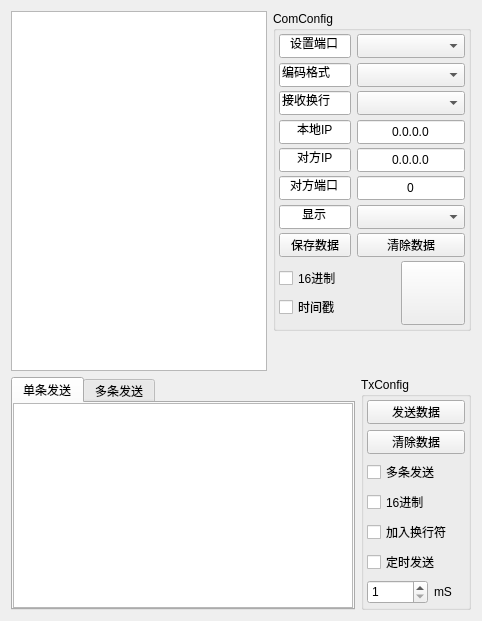
      <widget class="QWidget" name="TcpServer">
       <attribute name="title">
        <string>TcpServer</string>
       </attribute>
       <layout class="QGridLayout" name="gridLayout_41">
        <item row="0" column="0">
         <layout class="QGridLayout" name="gridLayout_40">
          <item row="0" column="0" rowspan="2">
           <widget class="vPlainTextEdit" name="plainTextTcpServer">
            <property name="plainText">
             <string/>
            </property>
           </widget>
          </item>
          <item row="0" column="1">
           <widget class="QGroupBox" name="groupBox2_2">
            <property name="minimumSize">
             <size>
              <width>192</width>
              <height>0</height>
             </size>
            </property>
            <property name="maximumSize">
             <size>
              <width>224</width>
              <height>320</height>
             </size>
            </property>
            <property name="toolTip">
             <string/>
            </property>
            <property name="title">
             <string>ComConfig</string>
            </property>
            <layout class="QGridLayout" name="gridLayout_37">
             <property name="leftMargin">
              <number>3</number>
             </property>
             <property name="topMargin">
              <number>3</number>
             </property>
             <property name="rightMargin">
              <number>3</number>
             </property>
             <property name="bottomMargin">
              <number>3</number>
             </property>
             <item row="1" column="0">
              <layout class="QGridLayout" name="gridLayout_38">
               <property name="spacing">
                <number>0</number>
               </property>
               <item row="0" column="0">
                <layout class="QGridLayout" name="gridLayoutCom2_2">
                 <item row="0" column="0">
                  <widget class="QCheckBox" name="vSreverRxHex">
                   <property name="minimumSize">
                    <size>
                     <width>72</width>
                     <height>24</height>
                    </size>
                   </property>
                   <property name="maximumSize">
                    <size>
                     <width>72</width>
                     <height>24</height>
                    </size>
                   </property>
                   <property name="text">
                    <string>16进制</string>
                   </property>
                  </widget>
                 </item>
                 <item row="1" column="0">
                  <widget class="QCheckBox" name="vSreverRxTim">
                   <property name="minimumSize">
                    <size>
                     <width>72</width>
                     <height>24</height>
                    </size>
                   </property>
                   <property name="maximumSize">
                    <size>
                     <width>72</width>
                     <height>24</height>
                    </size>
                   </property>
                   <property name="text">
                    <string>时间戳</string>
                   </property>
                  </widget>
                 </item>
                </layout>
               </item>
               <item row="0" column="1">
                <layout class="QGridLayout" name="gridLayout_39">
                 <item row="0" column="0">
                  <spacer name="horizontalSpacer_5">
                   <property name="orientation">
                    <enum>Qt::Horizontal</enum>
                   </property>
                   <property name="sizeHint" stdset="0">
                    <size>
                     <width>30</width>
                     <height>20</height>
                    </size>
                   </property>
                  </spacer>
                 </item>
                 <item row="0" column="1">
                  <widget class="QPushButton" name="vServerOpen">
                   <property name="minimumSize">
                    <size>
                     <width>64</width>
                     <height>64</height>
                    </size>
                   </property>
                   <property name="maximumSize">
                    <size>
                     <width>64</width>
                     <height>64</height>
                    </size>
                   </property>
                   <property name="text">
                    <string/>
                   </property>
                   <property name="checkable">
                    <bool>true</bool>
                   </property>
                  </widget>
                 </item>
                </layout>
               </item>
              </layout>
             </item>
             <item row="0" column="0">
              <layout class="QGridLayout" name="gridLayout_36">
               <item row="5" column="0">
                <widget class="QLineEdit" name="lineEditCom1_4">
                 <property name="minimumSize">
                  <size>
                   <width>72</width>
                   <height>24</height>
                  </size>
                 </property>
                 <property name="maximumSize">
                  <size>
                   <width>72</width>
                   <height>16777215</height>
                  </size>
                 </property>
                 <property name="text">
                  <string>对方端口</string>
                 </property>
                 <property name="alignment">
                  <set>Qt::AlignCenter</set>
                 </property>
                 <property name="readOnly">
                  <bool>true</bool>
                 </property>
                </widget>
               </item>
               <item row="3" column="0">
                <widget class="QLineEdit" name="lineEdit_17">
                 <property name="minimumSize">
                  <size>
                   <width>72</width>
                   <height>24</height>
                  </size>
                 </property>
                 <property name="maximumSize">
                  <size>
                   <width>72</width>
                   <height>24</height>
                  </size>
                 </property>
                 <property name="text">
                  <string>本地IP</string>
                 </property>
                 <property name="alignment">
                  <set>Qt::AlignCenter</set>
                 </property>
                </widget>
               </item>
               <item row="0" column="1">
                <widget class="vCombox" name="comboBoxServer1">
                 <property name="minimumSize">
                  <size>
                   <width>0</width>
                   <height>24</height>
                  </size>
                 </property>
                 <property name="maximumSize">
                  <size>
                   <width>16777215</width>
                   <height>24</height>
                  </size>
                 </property>
                </widget>
               </item>
               <item row="3" column="1">
                <widget class="QLineEdit" name="comboBoxServer2">
                 <property name="minimumSize">
                  <size>
                   <width>72</width>
                   <height>24</height>
                  </size>
                 </property>
                 <property name="maximumSize">
                  <size>
                   <width>16777215</width>
                   <height>16777215</height>
                  </size>
                 </property>
                 <property name="text">
                  <string>0.0.0.0</string>
                 </property>
                 <property name="alignment">
                  <set>Qt::AlignCenter</set>
                 </property>
                 <property name="readOnly">
                  <bool>true</bool>
                 </property>
                </widget>
               </item>
               <item row="0" column="0">
                <widget class="QLineEdit" name="lineEditCom1_2">
                 <property name="minimumSize">
                  <size>
                   <width>72</width>
                   <height>24</height>
                  </size>
                 </property>
                 <property name="maximumSize">
                  <size>
                   <width>72</width>
                   <height>16777215</height>
                  </size>
                 </property>
                 <property name="text">
                  <string>设置端口</string>
                 </property>
                 <property name="alignment">
                  <set>Qt::AlignCenter</set>
                 </property>
                 <property name="readOnly">
                  <bool>true</bool>
                 </property>
                </widget>
               </item>
               <item row="7" column="0">
                <widget class="QLineEdit" name="lineEditCom1_5">
                 <property name="minimumSize">
                  <size>
                   <width>72</width>
                   <height>24</height>
                  </size>
                 </property>
                 <property name="maximumSize">
                  <size>
                   <width>72</width>
                   <height>16777215</height>
                  </size>
                 </property>
                 <property name="text">
                  <string>显示</string>
                 </property>
                 <property name="alignment">
                  <set>Qt::AlignCenter</set>
                 </property>
                 <property name="readOnly">
                  <bool>true</bool>
                 </property>
                </widget>
               </item>
               <item row="9" column="1">
                <widget class="QPushButton" name="vServerClear">
                 <property name="minimumSize">
                  <size>
                   <width>0</width>
                   <height>24</height>
                  </size>
                 </property>
                 <property name="maximumSize">
                  <size>
                   <width>16777215</width>
                   <height>24</height>
                  </size>
                 </property>
                 <property name="text">
                  <string>清除数据</string>
                 </property>
                </widget>
               </item>
               <item row="1" column="0">
                <widget class="QLineEdit" name="lineEdit_18">
                 <property name="minimumSize">
                  <size>
                   <width>72</width>
                   <height>24</height>
                  </size>
                 </property>
                 <property name="maximumSize">
                  <size>
                   <width>72</width>
                   <height>24</height>
                  </size>
                 </property>
                 <property name="sizeIncrement">
                  <size>
                   <width>0</width>
                   <height>-1</height>
                  </size>
                 </property>
                 <property name="text">
                  <string>编码格式</string>
                 </property>
                </widget>
               </item>
               <item row="5" column="1">
                <widget class="QLineEdit" name="comboBoxServer4">
                 <property name="minimumSize">
                  <size>
                   <width>72</width>
                   <height>24</height>
                  </size>
                 </property>
                 <property name="maximumSize">
                  <size>
                   <width>16777215</width>
                   <height>16777215</height>
                  </size>
                 </property>
                 <property name="text">
                  <string>0</string>
                 </property>
                 <property name="alignment">
                  <set>Qt::AlignCenter</set>
                 </property>
                 <property name="readOnly">
                  <bool>true</bool>
                 </property>
                </widget>
               </item>
               <item row="7" column="1">
                <widget class="vCombox" name="comboBoxServer5">
                 <property name="minimumSize">
                  <size>
                   <width>0</width>
                   <height>24</height>
                  </size>
                 </property>
                 <property name="maximumSize">
                  <size>
                   <width>16777215</width>
                   <height>24</height>
                  </size>
                 </property>
                </widget>
               </item>
               <item row="4" column="0">
                <widget class="QLineEdit" name="lineEditCom1_3">
                 <property name="minimumSize">
                  <size>
                   <width>72</width>
                   <height>24</height>
                  </size>
                 </property>
                 <property name="maximumSize">
                  <size>
                   <width>72</width>
                   <height>16777215</height>
                  </size>
                 </property>
                 <property name="text">
                  <string>对方IP</string>
                 </property>
                 <property name="alignment">
                  <set>Qt::AlignCenter</set>
                 </property>
                 <property name="readOnly">
                  <bool>true</bool>
                 </property>
                </widget>
               </item>
               <item row="9" column="0">
                <widget class="QPushButton" name="vServerSave">
                 <property name="minimumSize">
                  <size>
                   <width>72</width>
                   <height>24</height>
                  </size>
                 </property>
                 <property name="maximumSize">
                  <size>
                   <width>72</width>
                   <height>24</height>
                  </size>
                 </property>
                 <property name="text">
                  <string>保存数据</string>
                 </property>
                </widget>
               </item>
               <item row="1" column="1">
                <widget class="QComboBox" name="comboBoxServer6">
                 <property name="minimumSize">
                  <size>
                   <width>0</width>
                   <height>24</height>
                  </size>
                 </property>
                 <property name="maximumSize">
                  <size>
                   <width>16777215</width>
                   <height>24</height>
                  </size>
                 </property>
                </widget>
               </item>
               <item row="4" column="1">
                <widget class="QLineEdit" name="comboBoxServer3">
                 <property name="minimumSize">
                  <size>
                   <width>72</width>
                   <height>24</height>
                  </size>
                 </property>
                 <property name="text">
                  <string>0.0.0.0</string>
                 </property>
                 <property name="alignment">
                  <set>Qt::AlignCenter</set>
                 </property>
                </widget>
               </item>
               <item row="2" column="0">
                <widget class="QLineEdit" name="lineEdit_19">
                 <property name="minimumSize">
                  <size>
                   <width>72</width>
                   <height>24</height>
                  </size>
                 </property>
                 <property name="maximumSize">
                  <size>
                   <width>72</width>
                   <height>24</height>
                  </size>
                 </property>
                 <property name="text">
                  <string>接收换行</string>
                 </property>
                </widget>
               </item>
               <item row="2" column="1">
                <widget class="QComboBox" name="comboBoxTcpL">
                 <property name="minimumSize">
                  <size>
                   <width>0</width>
                   <height>24</height>
                  </size>
                 </property>
                 <property name="maximumSize">
                  <size>
                   <width>16777215</width>
                   <height>24</height>
                  </size>
                 </property>
                </widget>
               </item>
              </layout>
             </item>
            </layout>
           </widget>
          </item>
          <item row="1" column="1">
           <spacer name="verticalSpacer_3">
            <property name="orientation">
             <enum>Qt::Vertical</enum>
            </property>
            <property name="sizeHint" stdset="0">
             <size>
              <width>20</width>
              <height>40</height>
             </size>
            </property>
           </spacer>
          </item>
         </layout>
        </item>
        <item row="1" column="0">
         <widget class="QWidget" name="wid" native="true">
          <property name="maximumSize">
           <size>
            <width>16777215</width>
            <height>238</height>
           </size>
          </property>
          <layout class="QGridLayout" name="gridLayout_35">
           <property name="leftMargin">
            <number>0</number>
           </property>
           <property name="topMargin">
            <number>0</number>
           </property>
           <property name="rightMargin">
            <number>0</number>
           </property>
           <property name="bottomMargin">
            <number>0</number>
           </property>
           <item row="0" column="0">
            <widget class="QTabWidget" name="tabWidgetTcp">
             <property name="currentIndex">
              <number>0</number>
             </property>
             <widget class="QWidget" name="TcpServerTx1">
              <attribute name="title">
               <string>单条发送</string>
              </attribute>
              <layout class="QGridLayout" name="gridLayout_32">
               <property name="leftMargin">
                <number>0</number>
               </property>
               <property name="topMargin">
                <number>0</number>
               </property>
               <property name="rightMargin">
                <number>0</number>
               </property>
               <property name="bottomMargin">
                <number>0</number>
               </property>
               <property name="spacing">
                <number>0</number>
               </property>
               <item row="0" column="0">
                <widget class="vQTextEdit" name="textEdit"/>
               </item>
              </layout>
             </widget>
             <widget class="QWidget" name="TcpServerTx2">
              <attribute name="title">
               <string>多条发送</string>
              </attribute>
              <layout class="QGridLayout" name="gridLayout_31">
               <property name="leftMargin">
                <number>0</number>
               </property>
               <property name="topMargin">
                <number>0</number>
               </property>
               <property name="rightMargin">
                <number>0</number>
               </property>
               <property name="bottomMargin">
                <number>0</number>
               </property>
               <property name="spacing">
                <number>0</number>
               </property>
               <item row="0" column="0">
                <widget class="QScrollArea" name="scrollArea_2">
                 <property name="widgetResizable">
                  <bool>true</bool>
                 </property>
                 <widget class="QWidget" name="scrollAreaWidgetContents_5">
                  <property name="geometry">
                   <rect>
                    <x>0</x>
                    <y>0</y>
                    <width>98</width>
                    <height>28</height>
                   </rect>
                  </property>
                 </widget>
                </widget>
               </item>
              </layout>
             </widget>
            </widget>
           </item>
           <item row="0" column="1">
            <widget class="QGroupBox" name="vQGroupBoxTcpSer">
             <property name="minimumSize">
              <size>
               <width>110</width>
               <height>229</height>
              </size>
             </property>
             <property name="title">
              <string>TxConfig</string>
             </property>
             <layout class="QGridLayout" name="gridLayout_33">
              <property name="leftMargin">
               <number>3</number>
              </property>
              <property name="topMargin">
               <number>3</number>
              </property>
              <property name="rightMargin">
               <number>3</number>
              </property>
              <property name="bottomMargin">
               <number>3</number>
              </property>
              <property name="spacing">
               <number>6</number>
              </property>
              <item row="0" column="0">
               <widget class="QPushButton" name="vTcpServerTx1">
                <property name="minimumSize">
                 <size>
                  <width>0</width>
                  <height>24</height>
                 </size>
                </property>
                <property name="maximumSize">
                 <size>
                  <width>16777215</width>
                  <height>24</height>
                 </size>
                </property>
                <property name="text">
                 <string>发送数据</string>
                </property>
               </widget>
              </item>
              <item row="1" column="0">
               <widget class="QPushButton" name="vTcpServerTx2">
                <property name="minimumSize">
                 <size>
                  <width>0</width>
                  <height>24</height>
                 </size>
                </property>
                <property name="maximumSize">
                 <size>
                  <width>16777215</width>
                  <height>24</height>
                 </size>
                </property>
                <property name="text">
                 <string>清除数据</string>
                </property>
               </widget>
              </item>
              <item row="2" column="0">
               <widget class="QCheckBox" name="vTcpServerTxs">
                <property name="minimumSize">
                 <size>
                  <width>0</width>
                  <height>24</height>
                 </size>
                </property>
                <property name="maximumSize">
                 <size>
                  <width>16777215</width>
                  <height>24</height>
                 </size>
                </property>
                <property name="text">
                 <string>多条发送</string>
                </property>
               </widget>
              </item>
              <item row="3" column="0">
               <widget class="QCheckBox" name="vTcpServerTxHex">
                <property name="minimumSize">
                 <size>
                  <width>0</width>
                  <height>24</height>
                 </size>
                </property>
                <property name="maximumSize">
                 <size>
                  <width>16777215</width>
                  <height>24</height>
                 </size>
                </property>
                <property name="text">
                 <string>16进制</string>
                </property>
               </widget>
              </item>
              <item row="4" column="0">
               <widget class="QCheckBox" name="vTcpServeradd">
                <property name="minimumSize">
                 <size>
                  <width>0</width>
                  <height>24</height>
                 </size>
                </property>
                <property name="maximumSize">
                 <size>
                  <width>16777215</width>
                  <height>24</height>
                 </size>
                </property>
                <property name="text">
                 <string>加入换行符</string>
                </property>
               </widget>
              </item>
              <item row="5" column="0">
               <widget class="QCheckBox" name="vTcpServerTimer">
                <property name="minimumSize">
                 <size>
                  <width>0</width>
                  <height>24</height>
                 </size>
                </property>
                <property name="maximumSize">
                 <size>
                  <width>16777215</width>
                  <height>24</height>
                 </size>
                </property>
                <property name="text">
                 <string>定时发送</string>
                </property>
               </widget>
              </item>
              <item row="6" column="0">
               <layout class="QGridLayout" name="gridLayout_34">
                <item row="0" column="0">
                 <widget class="QSpinBox" name="vTcpServerTimCnt">
                  <property name="minimumSize">
                   <size>
                    <width>0</width>
                    <height>24</height>
                   </size>
                  </property>
                  <property name="maximumSize">
                   <size>
                    <width>16777215</width>
                    <height>24</height>
                   </size>
                  </property>
                  <property name="minimum">
                   <number>1</number>
                  </property>
                  <property name="maximum">
                   <number>60000</number>
                  </property>
                  <property name="singleStep">
                   <number>1</number>
                  </property>
                  <property name="value">
                   <number>1</number>
                  </property>
                 </widget>
                </item>
                <item row="0" column="1">
                 <widget class="QLabel" name="vTcpServerlabel">
                  <property name="minimumSize">
                   <size>
                    <width>0</width>
                    <height>24</height>
                   </size>
                  </property>
                  <property name="maximumSize">
                   <size>
                    <width>16777215</width>
                    <height>24</height>
                   </size>
                  </property>
                  <property name="text">
                   <string>mS</string>
                  </property>
                 </widget>
                </item>
               </layout>
              </item>
             </layout>
            </widget>
           </item>
          </layout>
         </widget>
        </item>
       </layout>
      </widget>
